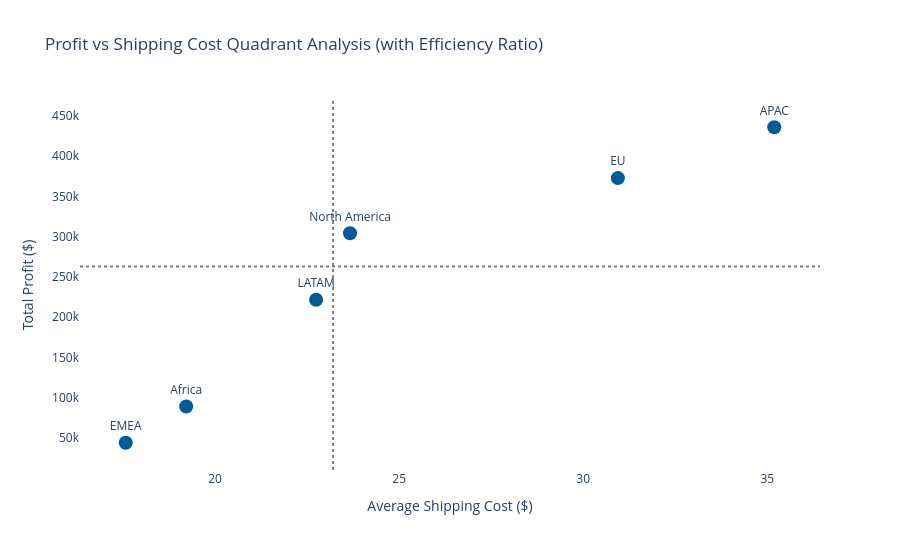

The code cell stored with this chart in its notebook:
### Code cell
# --- 1. Prepare data ---
market_summary = df.groupby("Market2", as_index=False).agg(
    Avg_Shipping_Cost=("Shipping.Cost", "mean"),
    Total_Profit=("Profit", "sum")
)

# Add efficiency ratio
market_summary["Cost_Profit_Ratio"] = (
    market_summary["Avg_Shipping_Cost"] / market_summary["Total_Profit"]
)

# -- midpoints for quadrant ---
mid_cost = market_summary["Avg_Shipping_Cost"].median()
mid_profit = market_summary["Total_Profit"].median()

# --- 2. Quadrant scatter plot ---
fig = px.scatter(
    market_summary,
    x="Avg_Shipping_Cost",
    y="Total_Profit",
    text="Market2",
    size_max=20,
    title="Profit vs Shipping Cost Quadrant Analysis (with Efficiency Ratio)",
)

# Add quadrant lines
fig.add_hline(y=mid_profit, line_dash="dot", line_color="gray")
fig.add_vline(x=mid_cost, line_dash="dot", line_color="gray")

# Formatting
fig.update_traces(marker=dict(size=14, color="#005b96"))
fig.update_traces(textposition="top center")

fig.update_layout(
    width=900,
    height=550,
    xaxis_title="Average Shipping Cost ($)",
    yaxis_title="Total Profit ($)",
    plot_bgcolor="white"
)

fig.show()

# --- 3. Display ratio table (sorted by inefficiency) ---
ratio_table = (
    market_summary[["Market2", "Avg_Shipping_Cost", "Total_Profit", "Cost_Profit_Ratio"]]
    .sort_values("Cost_Profit_Ratio", ascending=False)
)

ratio_table

### Figure 1 — Plotly figure (JSON) as saved in the notebook; plotly's stock layout.template omitted (floating-point values rounded to 4 significant figures)
{"data": [{"hovertemplate": "Avg_Shipping_Cost=%{x}<br>Total_Profit=%{y}<br>Market2=%{text}<extra></extra>", "legendgroup": "", "marker": {"color": "#005b96", "size": 14, "symbol": "circle"}, "mode": "markers+text", "name": "", "orientation": "v", "showlegend": false, "text": ["APAC", "Africa", "EMEA", "EU", "LATAM", "North America"], "textposition": "top center", "type": "scatter", "x": [35.19, 19.22, 17.57, 30.94, 22.74, 23.67], "xaxis": "x", "y": [436000.0, 88870.0, 43900.0, 372800.0, 221600.0, 304200.0], "yaxis": "y"}], "layout": {"height": 550, "legend": {"tracegroupgap": 0}, "plot_bgcolor": "white", "shapes": [{"line": {"color": "gray", "dash": "dot"}, "type": "line", "x0": 0, "x1": 1, "xref": "x domain", "y0": 262900.0, "y1": 262900.0, "yref": "y"}, {"line": {"color": "gray", "dash": "dot"}, "type": "line", "x0": 23.21, "x1": 23.21, "xref": "x", "y0": 0, "y1": 1, "yref": "y domain"}], "title": {"text": "Profit vs Shipping Cost Quadrant Analysis (with Efficiency Ratio)"}, "width": 900, "xaxis": {"anchor": "y", "domain": [0, 1], "title": {"text": "Average Shipping Cost ($)"}}, "yaxis": {"anchor": "x", "domain": [0, 1], "title": {"text": "Total Profit ($)"}}}}
